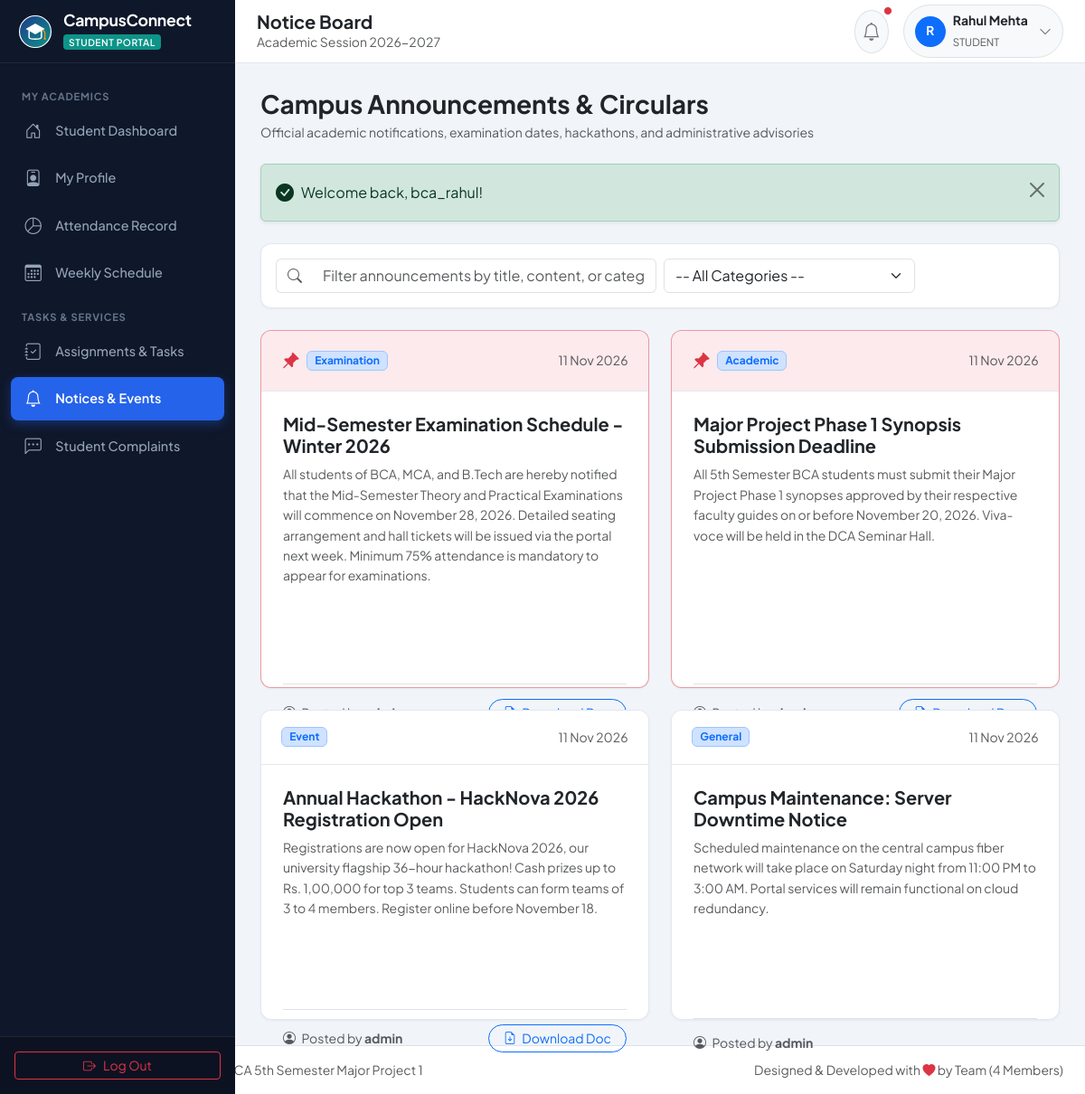
The app's page /student/notices.php (signed in) with its own data.
### tables this page shows
CREATE TABLE `notices` (
  `id` INT AUTO_INCREMENT PRIMARY KEY,
  `title` VARCHAR(200) NOT NULL,
  `content` TEXT NOT NULL,
  `target_audience` ENUM('all', 'students', 'faculty') NOT NULL DEFAULT 'all',
  `category` ENUM('Academic', 'Examination', 'Event', 'Urgent', 'General') NOT NULL DEFAULT 'General',
  `posted_by_user_id` INT NOT NULL,
  `attachment_path` VARCHAR(255) NULL,
  `is_pinned` TINYINT(1) NOT NULL DEFAULT 0,
  `created_at` TIMESTAMP NOT NULL DEFAULT CURRENT_TIMESTAMP,
  CONSTRAINT `fk_notices_user` FOREIGN KEY (`posted_by_user_id`) REFERENCES `users` (`id`) ON DELETE CASCADE,
  INDEX `idx_notice_audience` (`target_audience`),
  INDEX `idx_notice_pinned` (`is_pinned`)
);

CREATE TABLE `users` (
  `id` INT AUTO_INCREMENT PRIMARY KEY,
  `username` VARCHAR(60) NOT NULL UNIQUE,
  `email` VARCHAR(100) NOT NULL UNIQUE,
  `password` VARCHAR(255) NOT NULL,
  `role` ENUM('admin', 'faculty', 'student') NOT NULL,
  `status` ENUM('active', 'inactive') NOT NULL DEFAULT 'active',
  `last_login` DATETIME NULL,
  `created_at` TIMESTAMP NOT NULL DEFAULT CURRENT_TIMESTAMP,
  `updated_at` TIMESTAMP NOT NULL DEFAULT CURRENT_TIMESTAMP ON UPDATE CURRENT_TIMESTAMP,
  INDEX `idx_users_role` (`role`),
  INDEX `idx_users_status` (`status`)
);

### student/notices.php (the view, shortened to what this page needs)
<?php
require_once __DIR__ . '/../includes/auth.php';
require_once __DIR__ . '/../includes/functions.php';
$query = "
    SELECT n.*, u.username as posted_by
    FROM notices n
    JOIN users u ON n.posted_by_user_id = u.id
    WHERE n.target_audience = 'all' OR n.target_audience = 'students'
";
$params = [];
$query .= " ORDER BY n.is_pinned DESC, n.created_at DESC";
$stmt = $pdo->prepare($query);
$stmt->execute($params);
$notices = $stmt->fetchAll();
require_once __DIR__ . '/../includes/header.php';
require_once __DIR__ . '/../includes/sidebar.php';
?>
<div class="main-wrapper">
    <div class="page-content">
        <div class="d-flex flex-column flex-md-row justify-content-between align-items-md-center gap-3 mb-4">
            <div>
                <h3 class="fw-bold text-dark mb-1">Campus Announcements &amp; Circulars</h3>
                <p class="text-muted small mb-0">Official academic notifications, examination dates, hackathons, and administrative advisories</p>
            </div>
        </div>
        <div class="app-card p-3 mb-4">
            <form method="GET" action="notices.php" class="row g-2 align-items-center">
                <div class="col-md-6">
                    <div class="input-group">
                        <span class="input-group-text bg-white border-end-0 text-muted"><i class="bi bi-search"></i></span>
                        <input type="text" class="form-control border-start-0" data-table-search="noticesContainer"
                               placeholder="Filter announcements by title, content, or category...">
                    </div>
                </div>
                <div class="col-md-4">
                    <select name="category" class="form-select" onchange="this.form.submit()">
                        <option value="">-- All Categories --</option>
                    </select>
                </div>
            </form>
        </div>
        <div class="row g-4" id="noticesContainer">
            <?php if (empty($notices)): ?>
                <div class="col-12">
                    <div class="app-card p-5 text-center text-muted">
                        <i class="bi bi-bell-slash display-4 d-block mb-2 opacity-50"></i>
                        No announcements posted under this category.
                    </div>
                </div>
            <?php else: ?>
                <?php foreach ($notices as $n): ?>
                    <div class="col-lg-6 notice-card-item">
                        <div class="app-card h-100 <?= $n['is_pinned'] ? 'border-danger border-opacity-50' : '' ?>">
                            <div class="app-card-header <?= $n['is_pinned'] ? 'bg-danger bg-opacity-10' : '' ?>">
                                <div class="d-flex align-items-center gap-2">
                                    <?php if ($n['is_pinned']): ?>
                                        <i class="bi bi-pin-angle-fill text-danger fs-5" title="Pinned Announcement"></i>
                                    <?php endif; ?>
                                    <span class="badge bg-primary-subtle text-primary border border-primary-subtle">
                                        <?= e($n['category']) ?>
                                    </span>
                                </div>
                                <small class="text-muted"><?= format_date($n['created_at']) ?></small>
                            </div>
                            <div class="p-4 d-flex flex-column justify-content-between h-100">
                                <div>
                                    <h5 class="fw-bold text-dark mb-2"><?= e($n['title']) ?></h5>
                                    <p class="text-muted small mb-3" style="line-height: 1.6;">
                                        <?= nl2br(e($n['content'])) ?>
                                    </p>
                                </div>
                                <div class="pt-3 border-top d-flex justify-content-between align-items-center">
                                    <small class="text-muted">
                                        <i class="bi bi-person-circle me-1"></i> Posted by <strong><?= e($n['posted_by']) ?></strong>
                                    </small>
                                    <?php if (!empty($n['attachment_path'])): ?>
                                        <a href="<?= BASE_URL ?>uploads/notices/<?= e($n['attachment_path']) ?>" target="_blank" class="btn btn-sm btn-outline-primary rounded-pill px-3">
                                            <i class="bi bi-file-earmark-arrow-down me-1"></i> Download Doc
                                        </a>
                                    <?php endif; ?>
                                </div>
                            </div>
                        </div>
                    </div>
                <?php endforeach; ?>
            <?php endif; ?>
        </div>
    </div>
<?php require_once __DIR__ . '/../includes/footer.php'; ?>

### assets/css/style.css (style rules this page uses)
:root { --primary-color: #1e3a8a; --primary-hover: #1e40af; --secondary-color: #2563eb; --accent-color: #0d9488; --accent-hover: #0f766e; --bg-main: #f1f5f9; --card-bg: #ffffff; --sidebar-bg: #0f172a; --sidebar-hover: #1e293b; --sidebar-active: #2563eb; --text-dark: #0f172a; --text-muted: #64748b; --border-color: #e2e8f0; --font-family: 'Plus Jakarta Sans', system-ui, -apple-system, sans-serif; --topbar-height: 70px; --sidebar-width: 260px; }
body { font-family: var(--font-family); background-color: var(--bg-main); color: var(--text-dark); min-height: 100vh; margin: 0; padding: 0; overflow-x: hidden; }
.main-wrapper { margin-left: var(--sidebar-width); padding-top: var(--topbar-height); min-height: 100vh; display: flex; flex-direction: column; transition: margin-left 0.3s ease; }
.page-content { padding: 1.75rem; flex-grow: 1; }
.app-card { background: var(--card-bg); border-radius: 12px; border: 1px solid var(--border-color); box-shadow: 0 1px 3px 0 rgba(0, 0, 0, 0.05); margin-bottom: 1.5rem; }
.app-card-header { padding: 1.15rem 1.4rem; border-bottom: 1px solid var(--border-color); display: flex; align-items: center; justify-content: space-between; background-color: #ffffff; border-radius: 12px 12px 0 0; }

### records on screen
notices: is_pinned 1 (drawn), category "Examination", created_at "11 Nov 2026", title "Mid-Semester Examination Schedule - Winter 2026", content "All students of BCA, MCA, and B.Tech are hereby notified that the Mid-Semester Theory and Practical Examinations will commence on November 28, 2026. Detailed seating arrangement and hall tickets will be issued via the portal next week. Minimum 75% attendance is mandatory to appear for examinations."
notices: is_pinned 1 (drawn), category "Academic", created_at "11 Nov 2026", title "Major Project Phase 1 Synopsis Submission Deadline", content "All 5th Semester BCA students must submit their Major Project Phase 1 synopses approved by their respective faculty guides on or before November 20, 2026. Viva-voce will be held in the DCA Seminar Hall."
notices: category "Event", created_at "11 Nov 2026", title "Annual Hackathon - HackNova 2026 Registration Open", content "Registrations are now open for HackNova 2026, our university flagship 36-hour hackathon! Cash prizes up to Rs. 1,00,000 for top 3 teams. Students can form teams of 3 to 4 members. Register online before November 18.", posted_by_user.username "admin"
notices: category "General", created_at "11 Nov 2026", title "Campus Maintenance: Server Downtime Notice", content "Scheduled maintenance on the central campus fiber network will take place on Saturday night from 11:00 PM to 3:00 AM. Portal services will remain functional on cloud redundancy.", posted_by_user.username "admin"

### other values on screen
$pageTitle "Notice Board"
$currentUser['full_name'] "Rahul Mehta"
$currentRole "STUDENT"
$message "Welcome back, bca_rahul!"
